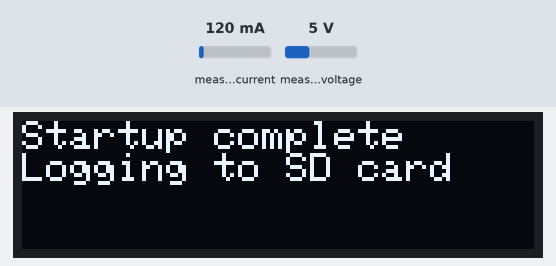
Recording of a program running on a simulated Teensy 4. On the bench: 128×32 one-colour display. The test bench sets the inputs (shaded band); at power-on: measured current 120 mA, measured voltage 5 V. Storage starts empty; what the program prints to the serial monitor is not drawn.

Above: at 0.6 s.
At 2.7 s:
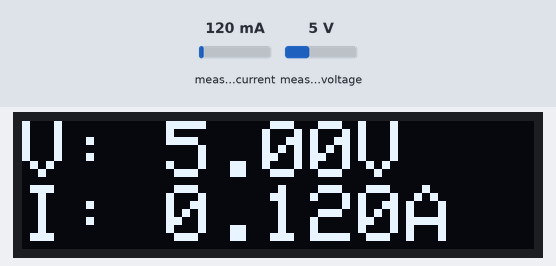
2.8 s: measured current set to 40 mA
At 4.0 s:
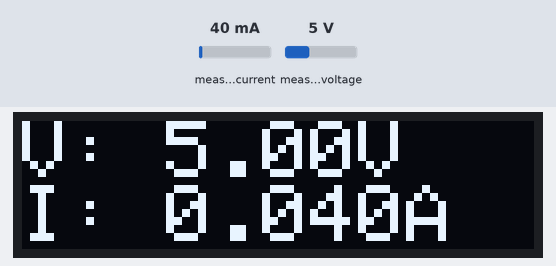
4.3 s: measured voltage set to 0.3 V
At 5.2 s:
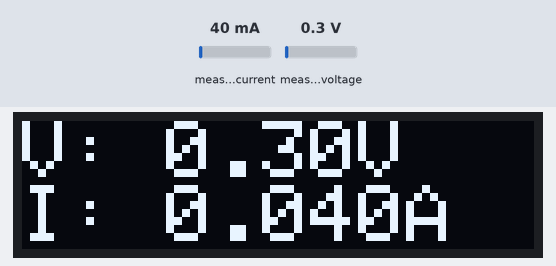
5.8 s: measured current set to 500 mA
At 6.3 s:
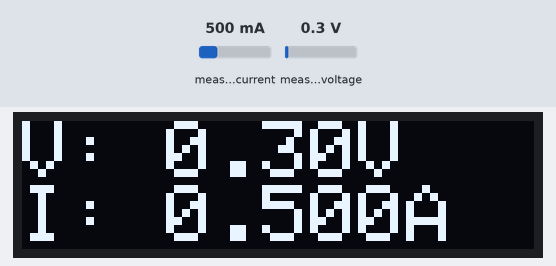
Timing chart, 0 to 8.8 s (numbered marks = the images above; inputs shaded):
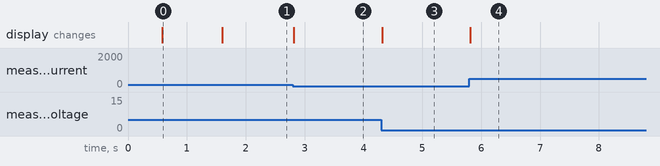

The program:

main.cpp
```cpp
#include <Arduino.h>
#include <Wire.h>
#include <SPI.h>
#include "SdFat.h"
#include <Adafruit_GFX.h>
#include <Adafruit_SSD1306.h>
#include <Adafruit_INA260.h>

#define SCREEN_WIDTH 128
#define SCREEN_HEIGHT 32
#define OLED_RESET    -1
#define SCREEN_ADDRESS 0x3C

#ifdef BUILTIN_SDCARD
static const int SD_CS_PIN = BUILTIN_SDCARD;
#else
static const int SD_CS_PIN = 10;
#endif

#define FILE_BASE_NAME "INA260"
static const unsigned long LOG_INTERVAL_MS = 100;

Adafruit_SSD1306 display(SCREEN_WIDTH, SCREEN_HEIGHT, &Wire, OLED_RESET);
Adafruit_INA260 ina260;
SdFat sd;
File32 file;
uint32_t logTime = 0; //ms timestamp for log record

#define error(msg) sd.errorHalt(F(msg))

String formatTimestamp(unsigned long ms)
{
  unsigned long totalSeconds = ms / 1000;
  unsigned int hours = (totalSeconds / 3600);
  unsigned int minutes = (totalSeconds % 3600) / 60;
  unsigned int seconds = totalSeconds % 60;

  char buf[16];
  snprintf(buf, sizeof(buf), "%02u:%02u:%02u", hours, minutes, seconds);
  return String(buf);
}

bool initDisplay()
{
  if (!display.begin(SSD1306_SWITCHCAPVCC, SCREEN_ADDRESS)) {
    return false;
  }

  display.clearDisplay();
  display.setTextSize(1);
  display.setTextColor(SSD1306_WHITE);
  display.setCursor(0, 0);
  display.println("INA260 Logger");
  display.println("Initializing...");
  display.display();
  delay(500);
  return true;
}

void writeHeader()
{
  file.print(F("timestamp,voltage_v,current_a,power_w"));
  file.println();
}

void openLogFile()
{
  const uint8_t BASE_NAME_SIZE = sizeof(FILE_BASE_NAME) - 1;
  char fileName[13] = FILE_BASE_NAME "00.csv";

  if (BASE_NAME_SIZE > 6) {
    error("FILE_BASE_NAME too long");
  }

  while (sd.exists(fileName)) {
    if (fileName[BASE_NAME_SIZE + 1] != '9') {
      fileName[BASE_NAME_SIZE + 1]++;
    } else if (fileName[BASE_NAME_SIZE] != '9') {
      fileName[BASE_NAME_SIZE + 1] = '0';
      fileName[BASE_NAME_SIZE]++;
    } else {
      error("Can't create file name");
    }
  }

  if (!file.open(fileName, O_WRONLY | O_CREAT | O_EXCL)) {
    error("file.open");
  }

  Serial.print(F("Logging to: "));
  Serial.println(fileName);

  writeHeader();

  logTime = millis() / (LOG_INTERVAL_MS) + 1;
  logTime *= LOG_INTERVAL_MS;
}

bool initSD()
{
  if (!sd.begin(SD_CS_PIN, SD_SCK_MHZ(50))) {
    return false;
  }

  openLogFile();
  return true;
}

void updateDisplay(float voltage, float current, float power)
{
  display.clearDisplay();
  display.setTextSize(2);
  display.setCursor(0, 0);
  display.print("V: ");
  display.print(voltage, 2);
  display.print("V");

  display.setCursor(0, 16);
  display.print("I: ");
  display.print(current, 3);
  display.print("A");

  display.display();
}

void logMeasurement(const String &timestamp, float voltage, float current, float power)
{
  file.print(timestamp);
  file.write(',');
  file.print(voltage, 3);
  file.write(',');
  file.print(current, 3);
  file.write(',');
  file.println(power, 3);

  if (!file.sync() || file.getWriteError()) {
    error("write error");
  }
}

void setup()
{
  Serial.begin(115200);
  while (!Serial && millis() < 2000) {
    ;
  }

  Serial.println("Starting INA260 + SSD1306 logger");

  Wire.begin();

  if (!initDisplay()) {
    Serial.println("SSD1306 not found");
    while (true) {
      delay(1000);
    }
  }

  if (!ina260.begin()) {
    display.clearDisplay();
    display.setTextSize(1);
    display.setCursor(0, 0);
    display.println("INA260 not found");
    display.display();
    Serial.println("Could not find INA260 sensor");
    while (1) ;
  }

  if (!initSD()) {
    display.clearDisplay();
    display.setTextSize(1);
    display.setCursor(0, 0);
    display.println("SD init failed");
    display.display();
    Serial.println("SD card initialization failed");
    while (1) ;
  }

  display.clearDisplay();
  display.setTextSize(1);
  display.setCursor(0, 0);
  display.println("Startup complete");
  display.println("Logging to SD card");
  display.display();
  delay(1000);
}

void loop()
{
  logTime += LOG_INTERVAL_MS;

  int32_t diff;
  do {
    diff = (int32_t)(millis() - logTime);
  } while (diff < 0);

  if (diff > 20) {
    error("Missed data record");
  }

  float voltage = ina260.readBusVoltage() / 1000.0; // mV to V
  float current = ina260.readCurrent() / 1000.0; // mA to A
  float power = voltage * current; // W

  String timestamp = formatTimestamp(logTime);
  logMeasurement(timestamp, voltage, current, power);
  updateDisplay(voltage, current, power);

  Serial.print(timestamp);
  Serial.print(", V=");
  Serial.print(voltage, 3);
  Serial.print("V, I=");
  Serial.print(current, 3);
  Serial.print("A, P=");
  Serial.print(power, 3);
  Serial.println("W");

  if (Serial.available()) {
    file.close();
    Serial.println(F("Done"));
    while (1) {}
  }
}
```

Measured:
- after the input at 2.8 s, the display: changes at once (image 2)
- after the input at 4.3 s, the display: changes at once (image 3)
- after the input at 5.8 s, the display: changes at once (image 4)
- what the display in image 0 shows lasts 1.0 s, from 0.6 s to 1.6 s
